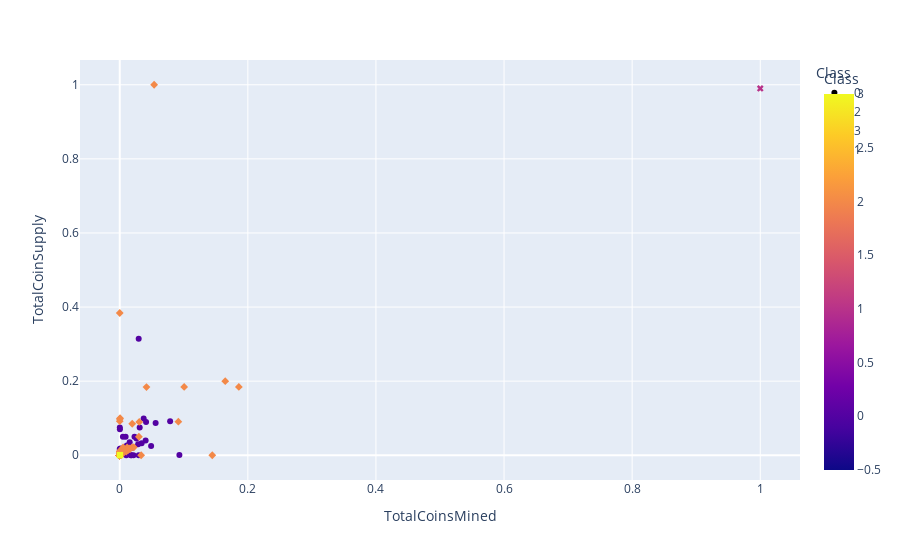

The notebook cell this image was saved under:
### Code cell
# Create a hvplot.scatter plot using x="TotalCoinsMined" and y="TotalCoinSupply".
new_fig = px.scatter(
    plot_df,
    x="TotalCoinsMined",
    y="TotalCoinSupply",
    color="Class",
    symbol="Class",
    hover_name=("CoinName"),
)

new_fig.show()

### Figure 1 — Plotly figure (JSON) as saved in the notebook; plotly's stock layout.template omitted (floating-point values rounded to 4 significant figures; data arrays with more than 128 entries replaced by an {"elided": "..."} marker saying what was removed)
{"data": [{"hovertemplate": "<b>%{hovertext}</b><br><br>Class=%{marker.color}<br>TotalCoinsMined=%{x}<br>TotalCoinSupply=%{y}<extra></extra>", "hovertext": {"elided": "290 str values"}, "legendgroup": "0", "marker": {"color": {"elided": "290 int values"}, "coloraxis": "coloraxis", "symbol": "circle"}, "mode": "markers", "name": "0", "orientation": "v", "showlegend": true, "type": "scatter", "x": {"elided": "290 float values"}, "xaxis": "x", "y": {"elided": "290 float values"}, "yaxis": "y"}, {"hovertemplate": "<b>%{hovertext}</b><br><br>Class=%{marker.color}<br>TotalCoinsMined=%{x}<br>TotalCoinSupply=%{y}<extra></extra>", "hovertext": {"elided": "238 str values"}, "legendgroup": "2", "marker": {"color": {"elided": "238 int values"}, "coloraxis": "coloraxis", "symbol": "diamond"}, "mode": "markers", "name": "2", "orientation": "v", "showlegend": true, "type": "scatter", "x": {"elided": "238 float values"}, "xaxis": "x", "y": {"elided": "238 float values"}, "yaxis": "y"}, {"hovertemplate": "<b>%{hovertext}</b><br><br>Class=%{marker.color}<br>TotalCoinsMined=%{x}<br>TotalCoinSupply=%{y}<extra></extra>", "hovertext": ["LitecoinCash", "Poa Network", "Waves"], "legendgroup": "3", "marker": {"color": [3, 3, 3], "coloraxis": "coloraxis", "symbol": "square"}, "mode": "markers", "name": "3", "orientation": "v", "showlegend": true, "type": "scatter", "x": [0.0006448, 0.0002065, 0.000101], "xaxis": "x", "y": [0.00084, 0.0002525, 0.0001], "yaxis": "y"}, {"hovertemplate": "<b>%{hovertext}</b><br><br>Class=%{marker.color}<br>TotalCoinsMined=%{x}<br>TotalCoinSupply=%{y}<extra></extra>", "hovertext": ["BitTorrent"], "legendgroup": "1", "marker": {"color": [1], "coloraxis": "coloraxis", "symbol": "x"}, "mode": "markers", "name": "1", "orientation": "v", "showlegend": true, "type": "scatter", "x": [1], "xaxis": "x", "y": [0.99], "yaxis": "y"}], "layout": {"coloraxis": {"colorbar": {"title": {"text": "Class"}}, "colorscale": [[0, "#0d0887"], [0.1111, "#46039f"], [0.2222, "#7201a8"], [0.3333, "#9c179e"], [0.4444, "#bd3786"], [0.5556, "#d8576b"], [0.6667, "#ed7953"], [0.7778, "#fb9f3a"], [0.8889, "#fdca26"], [1, "#f0f921"]]}, "legend": {"title": {"text": "Class"}, "tracegroupgap": 0}, "margin": {"t": 60}, "xaxis": {"anchor": "y", "domain": [0, 1], "title": {"text": "TotalCoinsMined"}}, "yaxis": {"anchor": "x", "domain": [0, 1], "title": {"text": "TotalCoinSupply"}}}}
